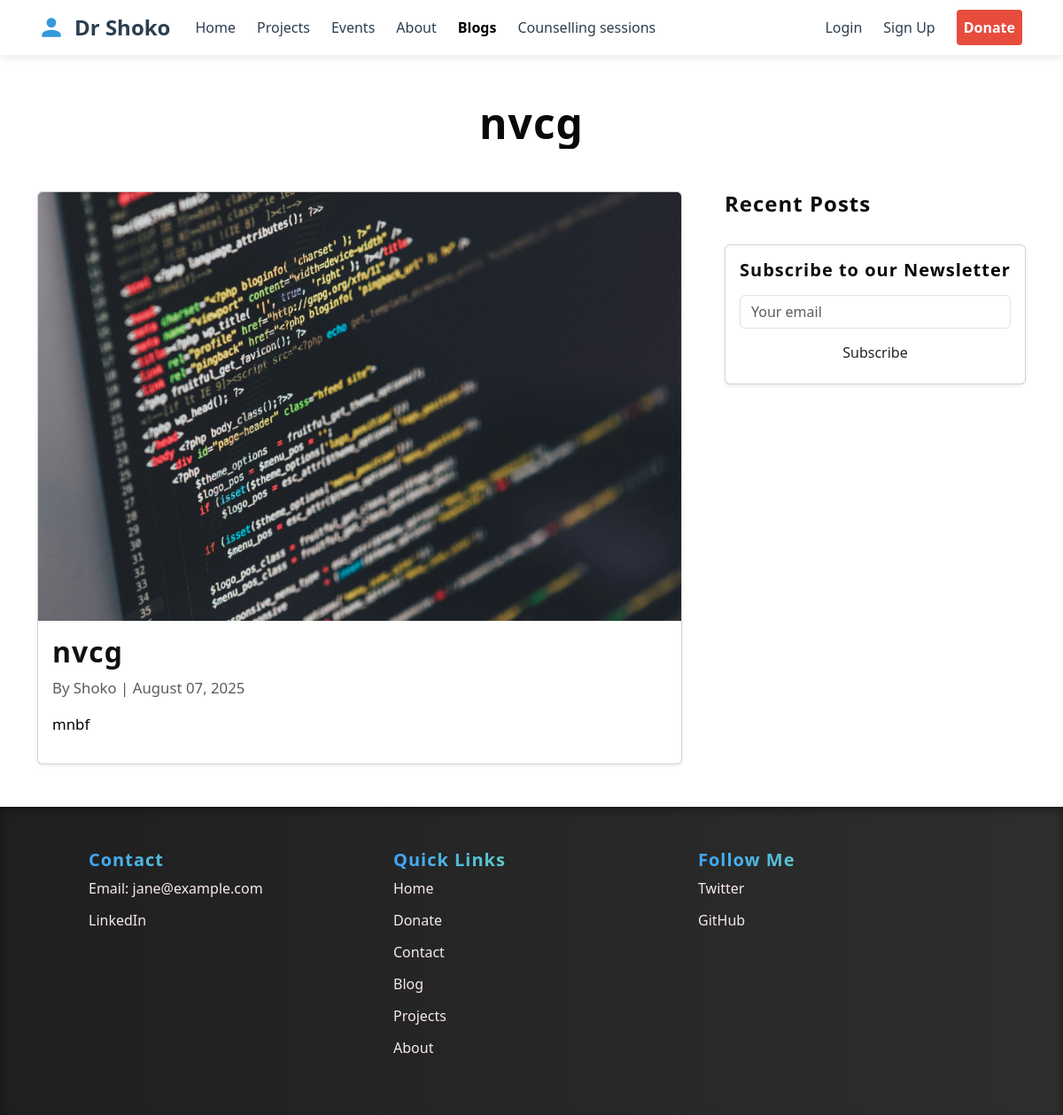
The app's page /blog/nvcg/ with its own data.
### core/models.py (models this page shows, shortened)
class BlogPost(models.Model):
    title = models.CharField(max_length=250)
    slug = models.SlugField(unique=True)
    content =  RichTextField()
    featured_image = models.ImageField(upload_to='media/blog/', null=True, blank=True)
    published_date = models.DateTimeField(auto_now_add=True)
    author = models.CharField(max_length=100, default='Shoko')

### core/views.py (the view)
# urls.py: path('blog/<slug:slug>/', views.blog_post_detail, name='blog_post_detail'),
@require_http_methods(["GET"])
def blog_post_detail(request, slug):
    blog_post = get_object_or_404(BlogPost, slug=slug)
    return render(request, 'core/blog_post_detail.html', {'blog_post': blog_post})

### core/context_processors.py (called while the page is built)
def approved_projects_count(request):
    user = request.user
    if user.is_authenticated:
        count = ProjectApplication.objects.filter(user=user, status='approved').count()
        return {'approved_projects_count': count}
    return {'approved_projects_count': 0}

### core/templates/core/blog_post_detail.html (shortened to what this page needs)
{% extends "core/base.html" %}
{% load static %}
{% block content %}
<h2 class="mt-5 text-center fw-bold display-5">{{ blog_post.title }}</h2>
<div class="container my-5">
  <div class="row g-5">
    <div class="col-md-8">
      <div class="card shadow-sm">
        {% if blog_post.featured_image %}
          <img src="{{ blog_post.featured_image.url }}" class="card-img-top" alt="{{ blog_post.title }}">
        {% endif %}
        <div class="card-body">
          <h2 class="card-title">{{ blog_post.title }}</h2>
          <p class="text-muted">By {{ blog_post.author }} | {{ blog_post.published_date|date:"F d, Y" }}</p>
          <div class="mt-3">
            {{ blog_post.content|safe}}
          </div>
        </div>
      </div>
    </div>
    <div class="col-md-4">
      <div class="mb-4">
        <h4>Recent Posts</h4>
      </div>
      <div class="card p-3 shadow-sm">
        <h5>Subscribe to our Newsletter</h5>
        <form method="post" action="{% url 'subscribe' %}">
          <input type="email" name="email" class="form-control my-2" placeholder="Your email" required>
          <button class="btn btn-orange w-100" type="submit">Subscribe</button>
        </form>
      </div>
    </div>
  </div>
</div>
{% endblock %}

### core/static/core/css/style.css (style rules this page uses)
h1, h2, h3, h4, h5, h6 { font-weight: 900; letter-spacing: 1px; background: linear-gradient(90deg, #141010, #000000); -webkit-background-clip: text; background-clip: text; -webkit-text-fill-color: transparent; }
p { font-size: 1.05rem; color: #000000; }

### records on screen
BlogPost: title "nvcg", featured_image (picture), author "Shoko", published_date "August 07, 2025", content "mnbf"
